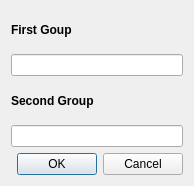
<?xml version="1.0" encoding="UTF-8"?>
<ui version="4.0">
 <class>AddGroupsDialog</class>
 <widget class="QDialog" name="AddGroupsDialog">
  <property name="geometry">
   <rect>
    <x>0</x>
    <y>0</y>
    <width>194</width>
    <height>186</height>
   </rect>
  </property>
  <property name="windowTitle">
   <string>Dialog</string>
  </property>
  <layout class="QGridLayout" name="gridLayout_2">
   <item row="4" column="0">
    <widget class="QDialogButtonBox" name="buttonBox">
     <property name="orientation">
      <enum>Qt::Horizontal</enum>
     </property>
     <property name="standardButtons">
      <set>QDialogButtonBox::Cancel|QDialogButtonBox::Ok</set>
     </property>
    </widget>
   </item>
   <item row="0" column="0">
    <widget class="QLabel" name="label">
     <property name="font">
      <font>
       <weight>75</weight>
       <bold>true</bold>
      </font>
     </property>
     <property name="text">
      <string>First Goup</string>
     </property>
    </widget>
   </item>
   <item row="1" column="0">
    <widget class="QLineEdit" name="lineEdit"/>
   </item>
   <item row="3" column="0">
    <widget class="QLineEdit" name="lineEdit_2"/>
   </item>
   <item row="2" column="0">
    <widget class="QLabel" name="label_2">
     <property name="font">
      <font>
       <weight>75</weight>
       <bold>true</bold>
      </font>
     </property>
     <property name="text">
      <string>Second Group</string>
     </property>
    </widget>
   </item>
  </layout>
 </widget>
 <resources/>
 <connections>
  <connection>
   <sender>buttonBox</sender>
   <signal>accepted()</signal>
   <receiver>AddGroupsDialog</receiver>
   <slot>accept()</slot>
   <hints>
    <hint type="sourcelabel">
     <x>248</x>
     <y>254</y>
    </hint>
    <hint type="destinationlabel">
     <x>157</x>
     <y>274</y>
    </hint>
   </hints>
  </connection>
  <connection>
   <sender>buttonBox</sender>
   <signal>rejected()</signal>
   <receiver>AddGroupsDialog</receiver>
   <slot>reject()</slot>
   <hints>
    <hint type="sourcelabel">
     <x>316</x>
     <y>260</y>
    </hint>
    <hint type="destinationlabel">
     <x>286</x>
     <y>274</y>
    </hint>
   </hints>
  </connection>
 </connections>
</ui>
